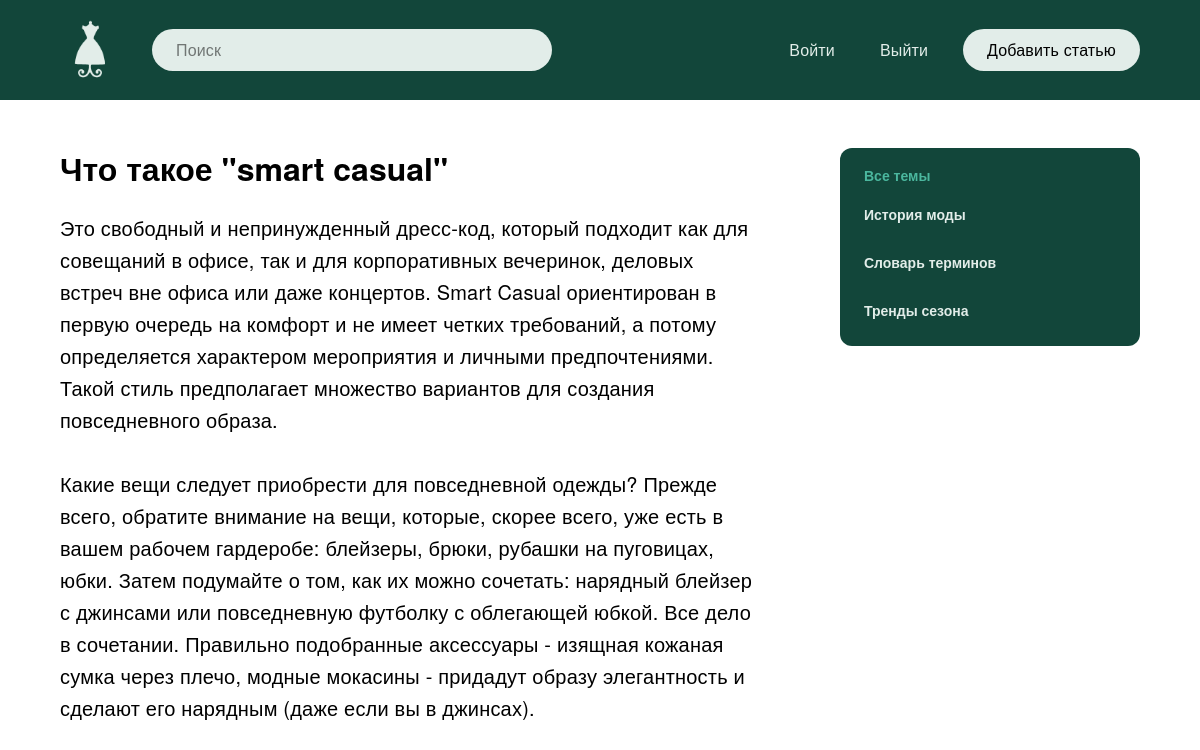
Page /post/chto-takoe-smart-casual/ on the committed database.
### blog/models.py (models this page shows, shortened)
class Blog(models.Model):
    title = models.CharField(max_length=255, verbose_name='Заглавие')
    slug = models.SlugField(max_length=255, unique=True, verbose_name='URL')
    content = models.TextField(blank=True, verbose_name='Контент')
    photo = models.ImageField(upload_to='photos/%Y/%m/%d/', blank=True, verbose_name='Лого темы')
    time_created = models.DateTimeField(auto_now_add=True, verbose_name='Дата публикации')
    time_update = models.DateTimeField(auto_now=True, verbose_name='Дата обновления')
    is_published = models.BooleanField(default=True, verbose_name='Опубликовано')
    topic = models.ForeignKey('Topic', on_delete=models.PROTECT, verbose_name='Тема')
    def __str__(self):
        return self.title
    class Meta:
        verbose_name = 'Пост'
        verbose_name_plural = 'Посты'
        ordering = ['-time_created']

class Topic(models.Model):
    name = models.CharField(max_length=200, verbose_name='Тема')
    slug = models.SlugField(max_length=200, unique=True, verbose_name='URL')
    def get_absolute_url(self):
        return reverse('top', kwargs={'top_slug': self.slug})
    class Meta:
        verbose_name = 'Тема'
        verbose_name_plural = 'Темы'

### blog/views.py (the view)
# urls.py: path('post/<slug:post_slug>/', ShowPost.as_view(), name='post'),
class ShowPost(DataMixin, DetailView):
    model = Blog
    template_name = 'blog/post.html'
    slug_url_kwarg = 'post_slug'
    context_object_name = 'post'
    def get_context_data(self, *, object_list=None, **kwargs):
        context = super().get_context_data(**kwargs)
        t_def = self.get_user_context(title=context['post'])
        return dict(list(context.items()) + list(t_def.items()))

### blog/utils.py (called while the page is built)
    def get_user_context(self, **kwargs):
        context = kwargs
        topics = Topic.objects.annotate(Count('blog'))
        context['topics'] = topics
        if 'topic_selected' not in context:
            context['topic_selected'] = 0
        return context

### blog/templates/blog/post.html
{% extends 'blog/base.html' %}
{% load static%}
{% block content %}
			  <div class="main__content">
				  <div class="page-article">
					  <div class="page-article__wrapper">
						  <h1>{{ post.title }}</h1>
						  {{ post.content|linebreaks }}
					  </div>
				  </div>
			  </div>
{% endblock %}

### blog/templates/blog/base.html (shortened to what this page needs)
<!doctype html>
{% load static %}
{% load blog_tags %}
<html lang="ru">
  <head>
    <link rel="stylesheet" href="{% static 'css/style.css' %}">
  </head>
  <body>
    {% include 'blog/navbar.html' %}
    <main class="main">
	<div class="container">
		<div class="main__wrapper">
        {% block content %}
        {% endblock %}
        <div class="sidebar">
          <div class="categories">
                  <ul class="categories__list">
                    {% if topic_selected == 0 %}
                      <li class="selected__item">Все темы</li>
                    {% else %}
                      <li class="categories__item"><a href="{% url 'index' %}">Все темы</a></li>
                    {% endif %}
                    {% for t in topics %}
                        {% if t.blog__count > 0 %}
                            {% if t.pk == topic_selected %}
                                <li class="selected__item">{{ t.name }}</li>
                            {% else %}
                                <li class="categories__item"><a href="{{ t.get_absolute_url }}">{{ t.name }}</a></li>
                            {% endif %}
                      {% endif %}
                    {% endfor%}
                  </ul>
            </div>
            </div>
        </div>
	</div>
</main>
</body>
</html>

### blog/static/css/style.css (style rules this page uses)
*, *::before, *::after { box-sizing: border-box; }
html, body { margin: 0; padding: 0; }
html { font-family: 'Helvetica Neue', 'Arial', sans-serif; font-style: normal; font-weight: 400; font-size: 16px; line-height: 24px; color: black; background-color: #FFFFFF; -webkit-font-smoothing: antialiased; -moz-osx-font-smoothing: grayscale; text-rendering: optimizeLegibility; }
body { width: 100%; height: 100%; background-color: white; }
a { color: black; text-decoration: none; }
.container { max-width: 1920px; margin: 0 auto; padding: 0 60px; }
.main__wrapper { position: relative; display: flex; gap: 80px; margin-top: 48px; margin-bottom: 48px; }
.main__content { width: calc(100% - 300px - 80px); }
.sidebar { width: 300px; }
.categories__list { display: grid; grid-template-columns: 1fr; gap: 12px; list-style: none; margin: 0; background-color: #12463A; padding: 12px 0; border-radius: 12px; }
.categories__item { margin-right: 28px; margin-bottom: 12px; }
.selected__item, .categories__item a { font-family: 'Helvetica Neue', 'Arial', sans-serif; font-weight: 700; font-size: 14px; line-height: 20px; padding: 5px 24px; }
.categories__item a { color: #E2EDE9; }
.selected__item { color: #4BB79E; }
.page-article__wrapper h1 { font-family: 'Helvetica Neue', 'Arial', sans-serif; font-weight: 700; font-size: 32px; line-height: 40px; color: #000000; margin: 0; margin-bottom: 24px; }
.page-article__wrapper p { font-family: 'Helvetica Neue', 'Arial', sans-serif; font-weight: 400; font-size: 20px; line-height: 32px; letter-spacing: 0.01em; color: #000000; margin: 0; margin-bottom: 32px; }

### rows in the picture
Blog: title "Что такое \"smart casual\"", content "Это свободный и непринужденный дресс-код, который подходит как для совещаний в офисе, так и для корпоративных вечеринок, деловых встреч вне офиса или даже концертов. Smart Casual ориентирован в первую очередь на комфорт и не имеет четких требований, а потому определяется характером мероприятия и личными предпочтениями. Такой стиль предполагает множество вариантов для создания повседневного образа. Какие вещи следует приобрести для повседневной одежды? Прежде всего, обратите внимание на вещи, которые, скорее всего, уже есть в вашем рабочем гардеробе: блейзеры, брюки, рубашки на пуговицах, юбки. Затем подумайте о том, как их можно сочетать: нарядный блейзер с джинсами или повседневную…"
Topic: name "История моды"
Topic: name "Словарь терминов"
Topic: name "Тренды сезона"
